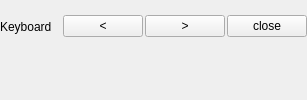
    <widget class="QWidget" name="widgetTop" native="true">
     <property name="styleSheet">
      <string notr="true">border-width:0px;</string>
     </property>
     <layout class="QVBoxLayout" name="verticalLayout">
      <property name="spacing">
       <number>6</number>
      </property>
      <property name="leftMargin">
       <number>0</number>
      </property>
      <property name="topMargin">
       <number>0</number>
      </property>
      <property name="rightMargin">
       <number>0</number>
      </property>
      <property name="bottomMargin">
       <number>0</number>
      </property>
      <item>
       <layout class="QHBoxLayout" name="lay1">
        <property name="spacing">
         <number>2</number>
        </property>
        <item>
         <widget class="QLabel" name="labInfo">
          <property name="sizePolicy">
           <sizepolicy hsizetype="Preferred" vsizetype="Minimum">
            <horstretch>0</horstretch>
            <verstretch>0</verstretch>
           </sizepolicy>
          </property>
          <property name="minimumSize">
           <size>
            <width>0</width>
            <height>25</height>
           </size>
          </property>
          <property name="text">
           <string>Keyboard</string>
          </property>
         </widget>
        </item>
        <item>
         <widget class="QLabel" name="labPY">
          <property name="sizePolicy">
           <sizepolicy hsizetype="Expanding" vsizetype="Preferred">
            <horstretch>0</horstretch>
            <verstretch>0</verstretch>
           </sizepolicy>
          </property>
          <property name="text">
           <string/>
          </property>
          <property name="alignment">
           <set>Qt::AlignCenter</set>
          </property>
         </widget>
        </item>
        <item>
         <widget class="QPushButton" name="btnPre">
          <property name="focusPolicy">
           <enum>Qt::NoFocus</enum>
          </property>
          <property name="styleSheet">
           <string notr="true"/>
          </property>
          <property name="text">
           <string>&lt;</string>
          </property>
         </widget>
        </item>
        <item>
         <widget class="QPushButton" name="btnNext">
          <property name="focusPolicy">
           <enum>Qt::NoFocus</enum>
          </property>
          <property name="styleSheet">
           <string notr="true"/>
          </property>
          <property name="text">
           <string>&gt;</string>
          </property>
         </widget>
        </item>
        <item>
         <widget class="QPushButton" name="btnClose">
          <property name="focusPolicy">
           <enum>Qt::NoFocus</enum>
          </property>
          <property name="styleSheet">
           <string notr="true"/>
          </property>
          <property name="text">
           <string>close</string>
          </property>
         </widget>
        </item>
       </layout>
      </item>
      <item>
       <layout class="QHBoxLayout" name="lay2">
        <property name="spacing">
         <number>0</number>
        </property>
        <item>
         <widget class="QLabel" name="labCh0">
          <property name="sizePolicy">
           <sizepolicy hsizetype="Preferred" vsizetype="Fixed">
            <horstretch>0</horstretch>
            <verstretch>0</verstretch>
           </sizepolicy>
          </property>
          <property name="minimumSize">
           <size>
            <width>0</width>
            <height>25</height>
           </size>
          </property>
          <property name="text">
           <string/>
          </property>
          <property name="alignment">
           <set>Qt::AlignCenter</set>
          </property>
         </widget>
        </item>
        <item>
         <widget class="QLabel" name="labCh1">
          <property name="sizePolicy">
           <sizepolicy hsizetype="Preferred" vsizetype="Fixed">
            <horstretch>0</horstretch>
            <verstretch>0</verstretch>
           </sizepolicy>
          </property>
          <property name="minimumSize">
           <size>
            <width>0</width>
            <height>25</height>
           </size>
          </property>
          <property name="text">
           <string/>
          </property>
          <property name="alignment">
           <set>Qt::AlignCenter</set>
          </property>
         </widget>
        </item>
        <item>
         <widget class="QLabel" name="labCh2">
          <property name="sizePolicy">
           <sizepolicy hsizetype="Preferred" vsizetype="Fixed">
            <horstretch>0</horstretch>
            <verstretch>0</verstretch>
           </sizepolicy>
          </property>
          <property name="minimumSize">
           <size>
            <width>0</width>
            <height>25</height>
           </size>
          </property>
          <property name="text">
           <string/>
          </property>
          <property name="alignment">
           <set>Qt::AlignCenter</set>
          </property>
         </widget>
        </item>
        <item>
         <widget class="QLabel" name="labCh3">
          <property name="sizePolicy">
           <sizepolicy hsizetype="Preferred" vsizetype="Fixed">
            <horstretch>0</horstretch>
            <verstretch>0</verstretch>
           </sizepolicy>
          </property>
          <property name="minimumSize">
           <size>
            <width>0</width>
            <height>25</height>
           </size>
          </property>
          <property name="text">
           <string/>
          </property>
          <property name="alignment">
           <set>Qt::AlignCenter</set>
          </property>
         </widget>
        </item>
        <item>
         <widget class="QLabel" name="labCh4">
          <property name="sizePolicy">
           <sizepolicy hsizetype="Preferred" vsizetype="Fixed">
            <horstretch>0</horstretch>
            <verstretch>0</verstretch>
           </sizepolicy>
          </property>
          <property name="minimumSize">
           <size>
            <width>0</width>
            <height>25</height>
           </size>
          </property>
          <property name="text">
           <string/>
          </property>
          <property name="alignment">
           <set>Qt::AlignCenter</set>
          </property>
         </widget>
        </item>
        <item>
         <widget class="QLabel" name="labCh5">
          <property name="sizePolicy">
           <sizepolicy hsizetype="Preferred" vsizetype="Fixed">
            <horstretch>0</horstretch>
            <verstretch>0</verstretch>
           </sizepolicy>
          </property>
          <property name="minimumSize">
           <size>
            <width>0</width>
            <height>25</height>
           </size>
          </property>
          <property name="text">
           <string/>
          </property>
          <property name="alignment">
           <set>Qt::AlignCenter</set>
          </property>
         </widget>
        </item>
        <item>
         <widget class="QLabel" name="labCh6">
          <property name="sizePolicy">
           <sizepolicy hsizetype="Preferred" vsizetype="Fixed">
            <horstretch>0</horstretch>
            <verstretch>0</verstretch>
           </sizepolicy>
          </property>
          <property name="minimumSize">
           <size>
            <width>0</width>
            <height>25</height>
           </size>
          </property>
          <property name="text">
           <string/>
          </property>
          <property name="alignment">
           <set>Qt::AlignCenter</set>
          </property>
         </widget>
        </item>
        <item>
         <widget class="QLabel" name="labCh7">
          <property name="sizePolicy">
           <sizepolicy hsizetype="Preferred" vsizetype="Fixed">
            <horstretch>0</horstretch>
            <verstretch>0</verstretch>
           </sizepolicy>
          </property>
          <property name="minimumSize">
           <size>
            <width>0</width>
            <height>25</height>
           </size>
          </property>
          <property name="text">
           <string/>
          </property>
          <property name="alignment">
           <set>Qt::AlignCenter</set>
          </property>
         </widget>
        </item>
        <item>
         <widget class="QLabel" name="labCh8">
          <property name="sizePolicy">
           <sizepolicy hsizetype="Preferred" vsizetype="Fixed">
            <horstretch>0</horstretch>
            <verstretch>0</verstretch>
           </sizepolicy>
          </property>
          <property name="minimumSize">
           <size>
            <width>0</width>
            <height>25</height>
           </size>
          </property>
          <property name="text">
           <string/>
          </property>
          <property name="alignment">
           <set>Qt::AlignCenter</set>
          </property>
         </widget>
        </item>
        <item>
         <widget class="QLabel" name="labCh9">
          <property name="sizePolicy">
           <sizepolicy hsizetype="Preferred" vsizetype="Fixed">
            <horstretch>0</horstretch>
            <verstretch>0</verstretch>
           </sizepolicy>
          </property>
          <property name="minimumSize">
           <size>
            <width>0</width>
            <height>25</height>
           </size>
          </property>
          <property name="text">
           <string/>
          </property>
          <property name="alignment">
           <set>Qt::AlignCenter</set>
          </property>
         </widget>
        </item>
       </layout>
      </item>
     </layout>
    </widget>
